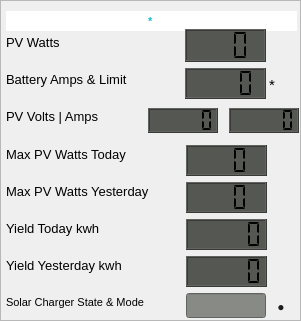
   <widget class="QFrame" name="Solar_Frame2">
    <property name="geometry">
     <rect>
      <x>1280</x>
      <y>649</y>
      <width>301</width>
      <height>321</height>
     </rect>
    </property>
    <property name="frameShape">
     <enum>QFrame::StyledPanel</enum>
    </property>
    <property name="frameShadow">
     <enum>QFrame::Raised</enum>
    </property>
    <widget class="QLabel" name="Output_Amps_Limit_2_label">
     <property name="geometry">
      <rect>
       <x>269</x>
       <y>73</y>
       <width>31</width>
       <height>23</height>
      </rect>
     </property>
     <property name="font">
      <font>
       <pointsize>11</pointsize>
      </font>
     </property>
     <property name="text">
      <string>*</string>
     </property>
    </widget>
    <widget class="QLineEdit" name="Solar_Name_2_lineEdit">
     <property name="geometry">
      <rect>
       <x>6</x>
       <y>11</y>
       <width>291</width>
       <height>20</height>
      </rect>
     </property>
     <property name="font">
      <font>
       <pointsize>8</pointsize>
       <weight>75</weight>
       <bold>true</bold>
      </font>
     </property>
     <property name="styleSheet">
      <string notr="true">color: rgb(32, 184, 212);</string>
     </property>
     <property name="text">
      <string>*</string>
     </property>
     <property name="frame">
      <bool>false</bool>
     </property>
     <property name="alignment">
      <set>Qt::AlignCenter</set>
     </property>
     <property name="readOnly">
      <bool>true</bool>
     </property>
    </widget>
    <widget class="QWidget" name="layoutWidget">
     <property name="geometry">
      <rect>
       <x>6</x>
       <y>27</y>
       <width>182</width>
       <height>291</height>
      </rect>
     </property>
     <layout class="QVBoxLayout" name="verticalLayout_9">
      <item>
       <widget class="QLabel" name="PV_Watts_2_label">
        <property name="font">
         <font>
          <pointsize>10</pointsize>
         </font>
        </property>
        <property name="text">
         <string>PV Watts</string>
        </property>
       </widget>
      </item>
      <item>
       <widget class="QLabel" name="Output_Amps_2_label">
        <property name="font">
         <font>
          <pointsize>10</pointsize>
         </font>
        </property>
        <property name="text">
         <string>Battery Amps &amp; Limit</string>
        </property>
       </widget>
      </item>
      <item>
       <widget class="QLabel" name="PV_Volts_2_label">
        <property name="minimumSize">
         <size>
          <width>135</width>
          <height>0</height>
         </size>
        </property>
        <property name="maximumSize">
         <size>
          <width>135</width>
          <height>16777215</height>
         </size>
        </property>
        <property name="font">
         <font>
          <pointsize>10</pointsize>
         </font>
        </property>
        <property name="text">
         <string>PV Volts | Amps</string>
        </property>
       </widget>
      </item>
      <item>
       <widget class="QLabel" name="Max_PV_Watts_Today_2_label">
        <property name="font">
         <font>
          <pointsize>10</pointsize>
         </font>
        </property>
        <property name="text">
         <string>Max PV Watts Today</string>
        </property>
       </widget>
      </item>
      <item>
       <widget class="QLabel" name="Max_PV_Watts_Yesterday_2_label">
        <property name="minimumSize">
         <size>
          <width>180</width>
          <height>0</height>
         </size>
        </property>
        <property name="font">
         <font>
          <pointsize>10</pointsize>
         </font>
        </property>
        <property name="text">
         <string>Max PV Watts Yesterday</string>
        </property>
       </widget>
      </item>
      <item>
       <widget class="QLabel" name="Yield_Today_2_label">
        <property name="font">
         <font>
          <pointsize>10</pointsize>
         </font>
        </property>
        <property name="text">
         <string>Yield Today kwh</string>
        </property>
       </widget>
      </item>
      <item>
       <widget class="QLabel" name="Yield_Yesterday_2_label">
        <property name="font">
         <font>
          <pointsize>10</pointsize>
         </font>
        </property>
        <property name="text">
         <string>Yield Yesterday kwh</string>
        </property>
       </widget>
      </item>
      <item>
       <widget class="QLabel" name="Solar_Charger_State_2_label">
        <property name="font">
         <font>
          <pointsize>8</pointsize>
         </font>
        </property>
        <property name="text">
         <string>Solar Charger State &amp; Mode</string>
        </property>
       </widget>
      </item>
     </layout>
     <zorder>Output_Amps_2_label</zorder>
     <zorder>Max_PV_Watts_Today_2_label</zorder>
     <zorder>Max_PV_Watts_Yesterday_2_label</zorder>
     <zorder>Yield_Today_2_label</zorder>
     <zorder>Yield_Yesterday_2_label</zorder>
     <zorder>Solar_Charger_State_2_label</zorder>
     <zorder>PV_Volts_2_label</zorder>
     <zorder>PV_Watts_2_label</zorder>
    </widget>
    <widget class="QLCDNumber" name="PV_Amps_2_LCD">
     <property name="geometry">
      <rect>
       <x>229</x>
       <y>108</y>
       <width>70</width>
       <height>25</height>
      </rect>
     </property>
     <property name="minimumSize">
      <size>
       <width>70</width>
       <height>25</height>
      </size>
     </property>
     <property name="maximumSize">
      <size>
       <width>70</width>
       <height>25</height>
      </size>
     </property>
     <property name="font">
      <font>
       <pointsize>10</pointsize>
       <weight>50</weight>
       <bold>false</bold>
      </font>
     </property>
     <property name="styleSheet">
      <string notr="true">QLCDNumber{
background-color: rgb( 85, 87, 83 );
}</string>
     </property>
     <property name="digitCount">
      <number>5</number>
     </property>
     <property name="segmentStyle">
      <enum>QLCDNumber::Flat</enum>
     </property>
     <property name="value" stdset="0">
      <double>0.000000000000000</double>
     </property>
    </widget>
    <widget class="QWidget" name="layoutWidget">
     <property name="geometry">
      <rect>
       <x>186</x>
       <y>145</y>
       <width>83</width>
       <height>175</height>
      </rect>
     </property>
     <layout class="QVBoxLayout" name="verticalLayout_10">
      <item>
       <widget class="QLCDNumber" name="Max_PV_Watts_Today_2_LCD">
        <property name="minimumSize">
         <size>
          <width>81</width>
          <height>31</height>
         </size>
        </property>
        <property name="maximumSize">
         <size>
          <width>81</width>
          <height>31</height>
         </size>
        </property>
        <property name="font">
         <font>
          <pointsize>11</pointsize>
          <weight>50</weight>
          <bold>false</bold>
         </font>
        </property>
        <property name="styleSheet">
         <string notr="true">QLCDNumber{
background-color: rgb( 85, 87, 83 );
}</string>
        </property>
        <property name="digitCount">
         <number>3</number>
        </property>
        <property name="segmentStyle">
         <enum>QLCDNumber::Flat</enum>
        </property>
        <property name="value" stdset="0">
         <double>0.000000000000000</double>
        </property>
       </widget>
      </item>
      <item>
       <widget class="QLCDNumber" name="Max_PV_Watts_Yesterday_2_LCD">
        <property name="minimumSize">
         <size>
          <width>81</width>
          <height>31</height>
         </size>
        </property>
        <property name="maximumSize">
         <size>
          <width>81</width>
          <height>31</height>
         </size>
        </property>
        <property name="font">
         <font>
          <pointsize>11</pointsize>
          <weight>50</weight>
          <bold>false</bold>
         </font>
        </property>
        <property name="styleSheet">
         <string notr="true">QLCDNumber{
background-color: rgb( 85, 87, 83 );
}</string>
        </property>
        <property name="digitCount">
         <number>3</number>
        </property>
        <property name="segmentStyle">
         <enum>QLCDNumber::Flat</enum>
        </property>
        <property name="value" stdset="0">
         <double>0.000000000000000</double>
        </property>
       </widget>
      </item>
      <item>
       <widget class="QLCDNumber" name="Yield_Today_2_LCD">
        <property name="minimumSize">
         <size>
          <width>81</width>
          <height>31</height>
         </size>
        </property>
        <property name="maximumSize">
         <size>
          <width>81</width>
          <height>31</height>
         </size>
        </property>
        <property name="font">
         <font>
          <pointsize>11</pointsize>
          <weight>50</weight>
          <bold>false</bold>
         </font>
        </property>
        <property name="styleSheet">
         <string notr="true">QLCDNumber{
background-color: rgb( 85, 87, 83 );
}</string>
        </property>
        <property name="digitCount">
         <number>5</number>
        </property>
        <property name="segmentStyle">
         <enum>QLCDNumber::Flat</enum>
        </property>
        <property name="value" stdset="0">
         <double>0.000000000000000</double>
        </property>
       </widget>
      </item>
      <item>
       <widget class="QLCDNumber" name="Yield_Yesterday_2_LCD">
        <property name="minimumSize">
         <size>
          <width>81</width>
          <height>31</height>
         </size>
        </property>
        <property name="maximumSize">
         <size>
          <width>81</width>
          <height>31</height>
         </size>
        </property>
        <property name="font">
         <font>
          <pointsize>11</pointsize>
          <weight>50</weight>
          <bold>false</bold>
         </font>
        </property>
        <property name="styleSheet">
         <string notr="true">QLCDNumber{
background-color: rgb( 85, 87, 83 );
}</string>
        </property>
        <property name="digitCount">
         <number>5</number>
        </property>
        <property name="segmentStyle">
         <enum>QLCDNumber::Flat</enum>
        </property>
        <property name="value" stdset="0">
         <double>0.000000000000000</double>
        </property>
       </widget>
      </item>
      <item>
       <widget class="QLineEdit" name="Solar_Charger_State_2_lineEdit">
        <property name="maximumSize">
         <size>
          <width>80</width>
          <height>25</height>
         </size>
        </property>
        <property name="font">
         <font>
          <pointsize>10</pointsize>
          <weight>50</weight>
          <bold>false</bold>
         </font>
        </property>
        <property name="autoFillBackground">
         <bool>false</bool>
        </property>
        <property name="styleSheet">
         <string notr="true">background-color: rgb(136, 138, 133);</string>
        </property>
        <property name="frame">
         <bool>true</bool>
        </property>
        <property name="alignment">
         <set>Qt::AlignCenter</set>
        </property>
       </widget>
      </item>
     </layout>
    </widget>
    <widget class="QLabel" name="SolarMode_2_LED">
     <property name="geometry">
      <rect>
       <x>273</x>
       <y>299</y>
       <width>16</width>
       <height>16</height>
      </rect>
     </property>
     <property name="font">
      <font>
       <pointsize>9</pointsize>
      </font>
     </property>
     <property name="toolTip">
      <string>&lt;html&gt;&lt;head/&gt;&lt;body&gt;&lt;p&gt;Green When Turned On and Red When Turned Off&lt;/p&gt;&lt;/body&gt;&lt;/html&gt;</string>
     </property>
     <property name="whatsThis">
      <string>The solar charger can be turned on or off.
Not to be confused with the Bulk, Absorp, Float and Off States.</string>
     </property>
     <property name="styleSheet">
      <string notr="true">color: rgb(28, 28, 28);</string>
     </property>
     <property name="text">
      <string>●</string>
     </property>
     <property name="alignment">
      <set>Qt::AlignCenter</set>
     </property>
    </widget>
    <widget class="QWidget" name="layoutWidget">
     <property name="geometry">
      <rect>
       <x>185</x>
       <y>29</y>
       <width>83</width>
       <height>70</height>
      </rect>
     </property>
     <layout class="QVBoxLayout" name="verticalLayout_13">
      <item>
       <widget class="QLCDNumber" name="PV_Watts_2_LCD">
        <property name="minimumSize">
         <size>
          <width>81</width>
          <height>31</height>
         </size>
        </property>
        <property name="maximumSize">
         <size>
          <width>81</width>
          <height>16777215</height>
         </size>
        </property>
        <property name="font">
         <font>
          <pointsize>10</pointsize>
          <weight>50</weight>
          <bold>false</bold>
         </font>
        </property>
        <property name="styleSheet">
         <string notr="true">QLCDNumber{
background-color: rgb( 85, 87, 83 );
}</string>
        </property>
        <property name="digitCount">
         <number>3</number>
        </property>
        <property name="segmentStyle">
         <enum>QLCDNumber::Flat</enum>
        </property>
        <property name="value" stdset="0">
         <double>0.000000000000000</double>
        </property>
       </widget>
      </item>
      <item>
       <widget class="QLCDNumber" name="Output_Amps_2_LCD">
        <property name="minimumSize">
         <size>
          <width>81</width>
          <height>31</height>
         </size>
        </property>
        <property name="maximumSize">
         <size>
          <width>80</width>
          <height>31</height>
         </size>
        </property>
        <property name="font">
         <font>
          <pointsize>10</pointsize>
          <weight>50</weight>
          <bold>false</bold>
         </font>
        </property>
        <property name="styleSheet">
         <string notr="true">QLCDNumber{
background-color: rgb( 85, 87, 83 );
}</string>
        </property>
        <property name="digitCount">
         <number>4</number>
        </property>
        <property name="segmentStyle">
         <enum>QLCDNumber::Flat</enum>
        </property>
        <property name="value" stdset="0">
         <double>0.000000000000000</double>
        </property>
       </widget>
      </item>
     </layout>
    </widget>
    <widget class="QLCDNumber" name="PV_Volts_2_LCD">
     <property name="geometry">
      <rect>
       <x>148</x>
       <y>108</y>
       <width>70</width>
       <height>25</height>
      </rect>
     </property>
     <property name="minimumSize">
      <size>
       <width>70</width>
       <height>25</height>
      </size>
     </property>
     <property name="maximumSize">
      <size>
       <width>70</width>
       <height>25</height>
      </size>
     </property>
     <property name="font">
      <font>
       <pointsize>10</pointsize>
       <weight>50</weight>
       <bold>false</bold>
      </font>
     </property>
     <property name="styleSheet">
      <string notr="true">QLCDNumber{
background-color: rgb( 85, 87, 83 );
}</string>
     </property>
     <property name="digitCount">
      <number>5</number>
     </property>
     <property name="segmentStyle">
      <enum>QLCDNumber::Flat</enum>
     </property>
     <property name="value" stdset="0">
      <double>0.000000000000000</double>
     </property>
    </widget>
    <widget class="QLabel" name="SolarCharger_Icon2">
     <property name="geometry">
      <rect>
       <x>142</x>
       <y>31</y>
       <width>41</width>
       <height>31</height>
      </rect>
     </property>
     <property name="text">
      <string/>
     </property>
     <property name="pixmap">
      <pixmap>SmartSolar.png</pixmap>
     </property>
    </widget>
   </widget>
